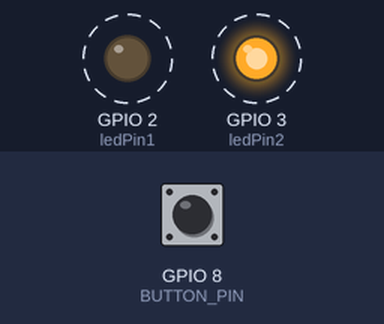
Bench run of a sketch on a simulated ESP32. On the bench: output pins drawn as LEDs (lit = HIGH). Dashed ring = blinking. Inputs (shaded band) come from the test bench; at power-on: GPIO 8 (BUTTON_PIN) HIGH. WiFi joins after 1.5 s; servers stay silent unless stated.

Above: at 1.8 s.
Timing chart, 0 to 4.5 s (numbered marks = the images above):
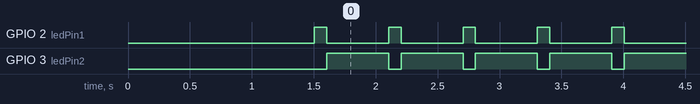

The sketch:

rtos.ino.ino
```cpp
// #include <WiFi.h>
#include <WiFiManager.h>

TaskHandle_t Core1TaskHandle;

// WiFiManager variables
WiFiManager wifiManager;

// WiFi credentials
char ssid[32] = "";
char password[32] = "";

// Flag for WiFi configuration portal
bool shouldConfigWifi = false;

// LED pin numbers
const int ledPin1 = 2;
const int ledPin2 = 3;
const int BUTTON_PIN = 8;
// LED blink intervals in milliseconds
const int blinkInterval1 = 100;
const int blinkInterval2 = 500;

// Function to control the LED blink on Core 1
void core1Task(void *pvParameters) {
  pinMode(ledPin1, OUTPUT);
  pinMode(ledPin2, OUTPUT);

  while (1) {
    digitalWrite(ledPin1, HIGH);
    vTaskDelay(blinkInterval1 / portTICK_PERIOD_MS);
    digitalWrite(ledPin1, LOW);

    digitalWrite(ledPin2, HIGH);
    vTaskDelay(blinkInterval2 / portTICK_PERIOD_MS);
    digitalWrite(ledPin2, LOW);
  }
}

// WiFi configuration callback
void configModeCallback(WiFiManager *myWiFiManager) {
  shouldConfigWifi = true;
}

// Function to handle WiFi configuration
void configureWiFi() {
  // Set WiFi configuration callback
  wifiManager.setAPCallback(configModeCallback);

  // Start the configuration portal
  if (!wifiManager.autoConnect("ESP32-Relay-Config")) {
    // Failed to connect or timed out
    // Handle the error here
    // For simplicity, we'll reset the ESP32
    ESP.restart();
  }

  // If the WiFi configuration portal was requested
  if (shouldConfigWifi) {
    // Get the entered WiFi credentials
    strncpy(ssid, wifiManager.getWiFiSSID().c_str(), sizeof(ssid));
    strncpy(password, wifiManager.getWiFiPass().c_str(), sizeof(password));
  }
}

void setup() {
  // Initialize Serial communication
  Serial.begin(115200);

  // Check if the WiFi configuration button is pressed on startup
  if (digitalRead(BUTTON_PIN) == LOW) {
    shouldConfigWifi = true;
  }

  // Configure WiFi
  configureWiFi();

  // Connect to WiFi
  WiFi.begin(ssid, password);

  // Create Core 1 task for LED blinking
  xTaskCreatePinnedToCore(
      core1Task, "Core1Task", 1024, NULL, 1, &Core1TaskHandle, 1);
}

void loop() {
  // Check WiFi connection every 10 seconds
  if (millis() % 10000 == 0) {
    if (WiFi.status() != WL_CONNECTED) {
      Serial.println("WiFi disconnected. Reconnecting...");
      WiFi.disconnect();
      WiFi.reconnect();
    }
  }

  // Check if the WiFi configuration portal is requested
  if (shouldConfigWifi) {
    configureWiFi();
    shouldConfigWifi = false;
  }
}
```

Measured:
- by itself, GPIO 2 (ledPin1): alternates HIGH for 0.10 s and LOW for 0.50 s
- by itself, GPIO 3 (ledPin2): alternates HIGH for 0.50 s and LOW for 0.10 s
